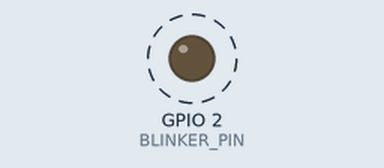
Simulated run of this program. Board: ESP8266 (NodeMCU). Parts: output pins drawn as LEDs (lit = HIGH). Dashed ring = blinking. Random numbers use the default seed unless the program sets one.

Above: at 0.16 s.
Timing chart, 0 to 3.0 s (numbered marks = the images above):
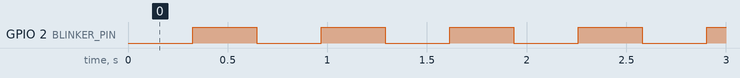

The program:

main.cpp
```cpp
#include <Arduino.h>
#include <espnow.h>
#include <ESP8266WiFi.h>

const uint8 BLINKER_PIN = 2;

typedef struct time_struct
{
  unsigned long mesh_millis;
} time_struct;

time_struct timeDataOutgoing; // Data to be sent
time_struct timeDataIncoming; // Data the will be received

// First byte x2 since we can consider it to be a local MAC
// 0x52=R
// 0x57=W
// 0x73=s
// 0x79=y
// 0x44=D
// 0x45=E
// LSB is 1 to resemble a group address

uint8_t sync_blink_mac_address[] = {0x52, 0x57, 0x73, 0x79, 0x44, 0x45};

unsigned long node_current_millis = 0; // Current millis of this node millis();
unsigned long mesh_millis = 0;
unsigned long node_millis_offset = 0;

unsigned long last_millis_send = 0;
unsigned long send_interval = 1000;

bool blinker_state = 0;
int blink_interval = 645; // 1,55 Hz => T= 645 ms

bool post_init = false;

// Callback when data is received
void OnDataRecv(uint8_t *mac, uint8_t *incomingData, uint8_t len)
{
  memcpy(&timeDataIncoming, incomingData, sizeof(timeDataIncoming));

  node_current_millis = millis();
  mesh_millis = node_current_millis + node_millis_offset;

  // if we receive a mesh millis that is lager than our mesh millis value

  if (timeDataIncoming.mesh_millis > mesh_millis)
  {
    // adjust to this new larger mesh millis value
    node_millis_offset = timeDataIncoming.mesh_millis - node_current_millis;
    mesh_millis = timeDataIncoming.mesh_millis;
  }
  else
  {
    // if the incoming mesh millis is significantly lower than our current mesh millis
    // let the new node know the current mesh time

    if ((mesh_millis - timeDataIncoming.mesh_millis) >= 10)
    {
      // if our offset is zero, we are the oldest node
      if (node_millis_offset == 0)
      {
        // reply to the new node with the current time
        esp_now_send(sync_blink_mac_address, (uint8_t *)&timeDataOutgoing, sizeof(timeDataOutgoing));
      }
      else
      {
        // we are not the oldest node, but still reply quickly in case no one else does
        // set last_millis_send to now.
        last_millis_send = node_current_millis;
        // by setting interval to a random number between 10 and 100
        // any node that could receive the new node will answer within 250ms.
        send_interval = random(10, 250);
      }
    }
    else
    {
      // the received mesh millis is only a few milliseconds behind
      // probably just some delay during sending or receiving
      // no need to reply immediatly
    }
  }

  // Serial.print("\treceived_millis: ");
  // Serial.print(timeDataIncoming.mesh_millis);
  // Serial.print("\tour mesh_millis: ");
  // Serial.print(node_current_millis);
}

void setup()
{

  // Init Serial Monitor
  // Serial.begin(9600);

  pinMode(BLINKER_PIN, OUTPUT);

  // Set device as a Wi-Fi Station
  WiFi.mode(WIFI_STA);
  WiFi.disconnect();

  // Init ESP-NOW
  esp_now_init();

  // Set ESP-NOW Role
  esp_now_set_self_role(ESP_NOW_ROLE_COMBO);

  // Register peer
  esp_now_add_peer(sync_blink_mac_address, ESP_NOW_ROLE_COMBO, 1, NULL, 0);

  // Register for a callback function that will be called when data is received
  esp_now_register_recv_cb(OnDataRecv);

  // Serial.print("[OLD] ESP8266 Board MAC Address:  ");
  // Serial.println(WiFi.macAddress());

  wifi_set_macaddr(STATION_IF, &sync_blink_mac_address[0]);

  // Serial.print("[NEW] ESP8266 Board MAC Address:  ");
  // Serial.println(WiFi.macAddress());

  // Serial.print("This ESP.getChipId: ");
  // Serial.println(timeDataOutgoing.node_id);
  // Serial.println();

  // instantly send one time after setup.
  // we increase send_interval in loop anyway.
  send_interval = 0;
}

void loop()
{

  node_current_millis = millis();
  mesh_millis = node_current_millis + node_millis_offset;

  if ((node_current_millis - last_millis_send) >= send_interval)
  {
    last_millis_send = node_current_millis;

    timeDataOutgoing.mesh_millis = mesh_millis;

    esp_now_send(sync_blink_mac_address, (uint8_t *)&timeDataOutgoing, sizeof(timeDataOutgoing));

    if (node_millis_offset == 0)
    {
      if (node_current_millis < 60000)
      {
        send_interval = random(200, 300);
      }
      else
      {
        send_interval = random(800, 1200);
      }
    }
    else
    {
      send_interval = random(10000, 12000);
    }
  }

  if ((mesh_millis % blink_interval) >= (blink_interval * 0.5))
  {

    if (blinker_state == 0)
    {
      blinker_state = 1;
      digitalWrite(BLINKER_PIN, blinker_state);
    }
  }
  else
  {

    if (blinker_state == 1)
    {
      blinker_state = 0;
      digitalWrite(BLINKER_PIN, blinker_state);
    }
  }
}
```

Measured:
- by itself, GPIO 2 (BLINKER_PIN): alternates HIGH for 0.32 s and LOW for 0.32 s
